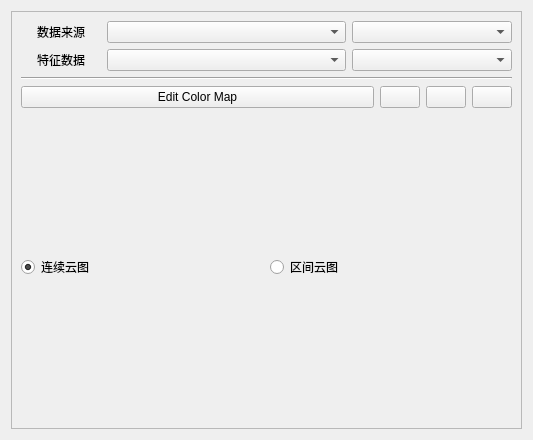
<?xml version="1.0" encoding="UTF-8"?>
<ui version="4.0">
 <class>ScalarView</class>
 <widget class="QWidget" name="ScalarView">
  <property name="geometry">
   <rect>
    <x>0</x>
    <y>0</y>
    <width>533</width>
    <height>440</height>
   </rect>
  </property>
  <property name="windowTitle">
   <string>Form</string>
  </property>
  <layout class="QGridLayout" name="gridLayout">
   <item row="0" column="0">
    <widget class="QScrollArea" name="scrollArea">
     <property name="sizePolicy">
      <sizepolicy hsizetype="Expanding" vsizetype="Expanding">
       <horstretch>0</horstretch>
       <verstretch>0</verstretch>
      </sizepolicy>
     </property>
     <property name="widgetResizable">
      <bool>true</bool>
     </property>
     <widget class="QWidget" name="scrollAreaWidgetContents_2">
      <property name="geometry">
       <rect>
        <x>0</x>
        <y>0</y>
        <width>513</width>
        <height>420</height>
       </rect>
      </property>
      <layout class="QVBoxLayout" name="verticalLayout_2">
       <item>
        <layout class="QVBoxLayout" name="verticalLayout">
         <item>
          <layout class="QHBoxLayout" name="horizontalLayout_5" stretch="1,3,2">
           <item>
            <widget class="QLabel" name="label_Scalar">
             <property name="text">
              <string>数据来源</string>
             </property>
             <property name="alignment">
              <set>Qt::AlignCenter</set>
             </property>
            </widget>
           </item>
           <item>
            <widget class="QComboBox" name="scalarInfoComboBox"/>
           </item>
           <item>
            <widget class="QComboBox" name="scalarItemComboBox"/>
           </item>
          </layout>
         </item>
         <item>
          <layout class="QHBoxLayout" name="horizontalLayout_2" stretch="1,3,2">
           <item>
            <widget class="QLabel" name="label_Data">
             <property name="text">
              <string>特征数据</string>
             </property>
             <property name="alignment">
              <set>Qt::AlignCenter</set>
             </property>
            </widget>
           </item>
           <item>
            <widget class="QComboBox" name="DataInfoCombox"/>
           </item>
           <item>
            <widget class="QComboBox" name="DataItemCombox"/>
           </item>
          </layout>
         </item>
         <item>
          <widget class="Line" name="line">
           <property name="orientation">
            <enum>Qt::Horizontal</enum>
           </property>
          </widget>
         </item>
         <item>
          <layout class="QHBoxLayout" name="horizontalLayout" stretch="1,0,0,0">
           <item>
            <widget class="QPushButton" name="btn_EditColorMap">
             <property name="text">
              <string>Edit Color Map</string>
             </property>
            </widget>
           </item>
           <item>
            <widget class="QPushButton" name="btn_RescaleRange">
             <property name="sizePolicy">
              <sizepolicy hsizetype="Fixed" vsizetype="Fixed">
               <horstretch>0</horstretch>
               <verstretch>0</verstretch>
              </sizepolicy>
             </property>
             <property name="contextMenuPolicy">
              <enum>Qt::CustomContextMenu</enum>
             </property>
             <property name="toolTip">
              <string>&lt;html&gt;&lt;head/&gt;&lt;body&gt;&lt;p&gt;Rescale Range&lt;/p&gt;&lt;/body&gt;&lt;/html&gt;</string>
             </property>
             <property name="autoFillBackground">
              <bool>false</bool>
             </property>
             <property name="text">
              <string/>
             </property>
             <property name="icon">
              <iconset resource="../iGameQtMainWindow.qrc">
               <normaloff>:/Ticon/Icons/ResetScaleRange.svg</normaloff>:/Ticon/Icons/ResetScaleRange.svg</iconset>
             </property>
            </widget>
           </item>
           <item>
            <widget class="QPushButton" name="btn_SetRange">
             <property name="sizePolicy">
              <sizepolicy hsizetype="Fixed" vsizetype="Fixed">
               <horstretch>0</horstretch>
               <verstretch>0</verstretch>
              </sizepolicy>
             </property>
             <property name="contextMenuPolicy">
              <enum>Qt::NoContextMenu</enum>
             </property>
             <property name="toolTip">
              <string>&lt;html&gt;&lt;head/&gt;&lt;body&gt;&lt;p&gt;Set Range&lt;/p&gt;&lt;/body&gt;&lt;/html&gt;</string>
             </property>
             <property name="text">
              <string/>
             </property>
             <property name="icon">
              <iconset resource="../iGameQtMainWindow.qrc">
               <normaloff>:/Ticon/Icons/SetScaleRange.svg</normaloff>:/Ticon/Icons/SetScaleRange.svg</iconset>
             </property>
            </widget>
           </item>
           <item>
            <widget class="QPushButton" name="btn_IsShowColorLegend">
             <property name="sizePolicy">
              <sizepolicy hsizetype="Fixed" vsizetype="Fixed">
               <horstretch>0</horstretch>
               <verstretch>0</verstretch>
              </sizepolicy>
             </property>
             <property name="toolTip">
              <string>&lt;html&gt;&lt;head/&gt;&lt;body&gt;&lt;p&gt;Show/Hide color
             legend&lt;/p&gt;&lt;/body&gt;&lt;/html&gt;
            </string>
             </property>
             <property name="text">
              <string/>
             </property>
             <property name="icon">
              <iconset resource="../iGameQtMainWindow.qrc">
               <normaloff>:/Ticon/Icons/ScalarBar.svg</normaloff>:/Ticon/Icons/ScalarBar.svg</iconset>
             </property>
            </widget>
           </item>
          </layout>
         </item>
         <item>
          <widget class="igQtDataRangeSlider" name="widget_DataRangeSlider" native="true">
           <property name="minimumSize">
            <size>
             <width>0</width>
             <height>50</height>
            </size>
           </property>
          </widget>
         </item>
         <item>
          <layout class="QHBoxLayout" name="horizontalLayout_3">
           <item>
            <widget class="QRadioButton" name="radioButton_Liner">
             <property name="text">
              <string>连续云图</string>
             </property>
             <property name="checked">
              <bool>true</bool>
             </property>
            </widget>
           </item>
           <item>
            <widget class="QRadioButton" name="radioButton_Step">
             <property name="text">
              <string>区间云图</string>
             </property>
            </widget>
           </item>
          </layout>
         </item>
         <item>
          <widget class="QLabel" name="labelScalarInfo">
           <property name="text">
            <string/>
           </property>
           <property name="alignment">
            <set>Qt::AlignLeading|Qt::AlignLeft|Qt::AlignTop</set>
           </property>
          </widget>
         </item>
        </layout>
       </item>
      </layout>
     </widget>
    </widget>
   </item>
  </layout>
 </widget>
 <customwidgets>
  <customwidget>
   <class>igQtDataRangeSlider</class>
   <extends>QWidget</extends>
   <header>IQComponents/igQtDataRangeSlider.h</header>
   <container>1</container>
  </customwidget>
 </customwidgets>
 <resources>
  <include location="../iGameQtMainWindow.qrc"/>
 </resources>
 <connections/>
</ui>
